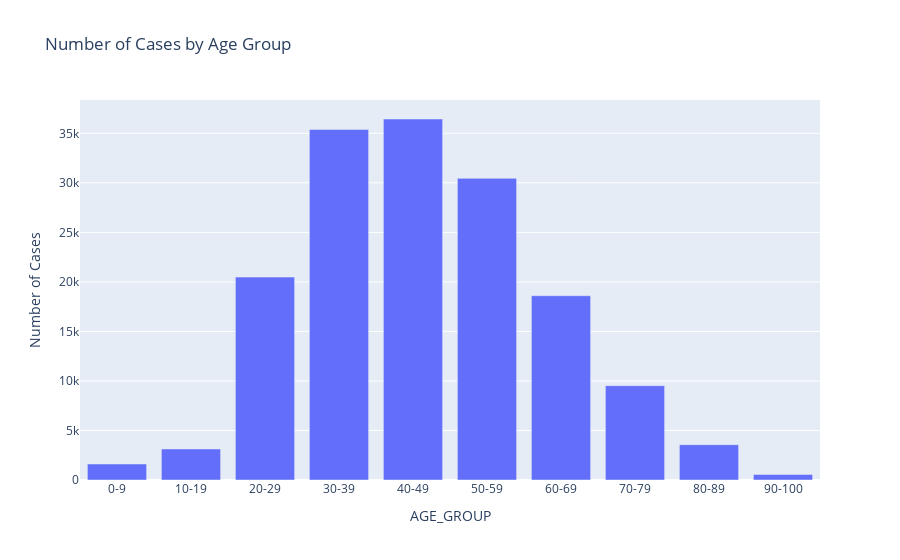

Source (notebook cell):
### Markdown cell above
### QUESTION 3: Based on the above information, plot a bar chart. [1m]

Use the same bin as in Question 2.

### Code cell
# your codes here...
import plotly.express as px 

fig = px.bar(age_group_counts, x=age_group_counts.index, y="Number of Cases", title="Number of Cases by Age Group")
fig.show()

### Figure 1 — Plotly figure (JSON) as saved in the notebook; plotly's stock layout.template omitted (floating-point values rounded to 4 significant figures)
{"data": [{"alignmentgroup": "True", "hovertemplate": "AGE_GROUP=%{x}<br>Number of Cases=%{y}<extra></extra>", "legendgroup": "", "marker": {"color": "#636efa", "pattern": {"shape": ""}}, "name": "", "offsetgroup": "", "orientation": "v", "showlegend": false, "textposition": "auto", "type": "bar", "x": ["0-9", "10-19", "20-29", "30-39", "40-49", "50-59", "60-69", "70-79", "80-89", "90-100"], "xaxis": "x", "y": [1614, 3131, 20485, 35386, 36445, 30453, 18604, 9519, 3568, 559], "yaxis": "y"}], "layout": {"barmode": "relative", "legend": {"tracegroupgap": 0}, "title": {"text": "Number of Cases by Age Group"}, "xaxis": {"anchor": "y", "domain": [0, 1], "title": {"text": "AGE_GROUP"}}, "yaxis": {"anchor": "x", "domain": [0, 1], "title": {"text": "Number of Cases"}}}}
